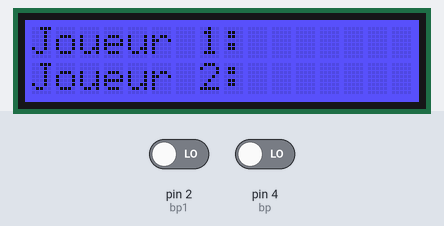
The sketch below on a simulated Arduino Uno, built with avr-gcc and run on an emulated ATmega328P. Shown: 16×2 character LCD. Inputs (shaded band) come from the test bench; at power-on: pin 2 (bp1) LOW, pin 4 (bp) LOW. What the sketch prints to the serial monitor is not drawn.

Above: at 1.2 s.
1.3 s: pin 2 (bp1) driven HIGH
At 1.8 s:
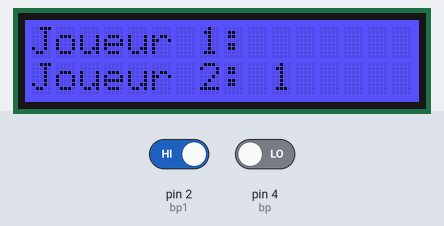
2.8 s: pin 4 (bp) driven HIGH
At 3.9 s:
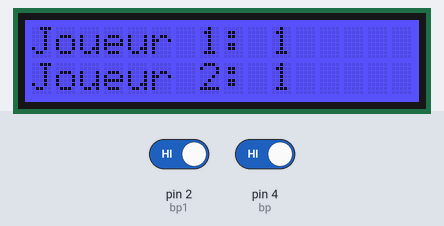
Timing chart, 0 to 5.8 s (numbered marks = the images above; inputs shaded):
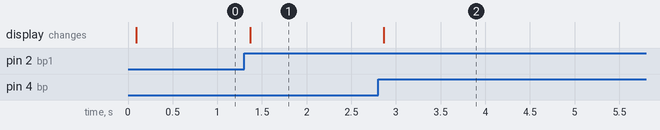

The sketch:

_2Joueurs.ino
```cpp
#include <Wire.h>
#include "rgb_lcd.h"

byte etatbp=0;
byte ex_etatbp=0;
byte etatbp1=0;
byte ex_etatbp1=0;


// LCD //
rgb_lcd lcd;
const int colorR = 38;
const int colorG = 27;
const int colorB = 255;
byte score=0;
byte score1=0;
int bp=4;
int bp1=2;

void setup() {

// LCD //
    Serial.begin(9600);
    lcd.begin(16, 2);
    lcd.setRGB(colorR, colorG, colorB);
    score=0;
    score1=0;
    pinMode(bp,INPUT);
    pinMode(bp1,INPUT);


}

void loop() {
  etatbp = digitalRead(bp);
        lcd.setCursor(0,0);
        lcd.print("Joueur 1: ");
        delay(10);
    if(etatbp == HIGH and ex_etatbp==0){

        score=score + 1;
        Serial.println(score);
        delay(10);
        lcd.setCursor(10,0);
        delay(10);
        lcd.print(score, 1);

    }
     ex_etatbp=etatbp;
      etatbp1 = digitalRead(bp1);
        lcd.setCursor(0,1);
        lcd.print("Joueur 2: ");
        delay(10);
    if(etatbp1 == HIGH and ex_etatbp1==0){


        score1=score1 + 1;
        Serial.println(score1);
        delay(10);
        lcd.setCursor(10,1);
        delay(10);
        lcd.print(score1, 1);

    }

    ex_etatbp1=etatbp1;

}
/*********************************************************************************************************
    END FILE
*********************************************************************************************************/
```

Measured:
- after the input at 1.3 s, the display: changes after 0.07 s (image 1)
- after the input at 2.8 s, the display: changes after 0.06 s (image 2)
